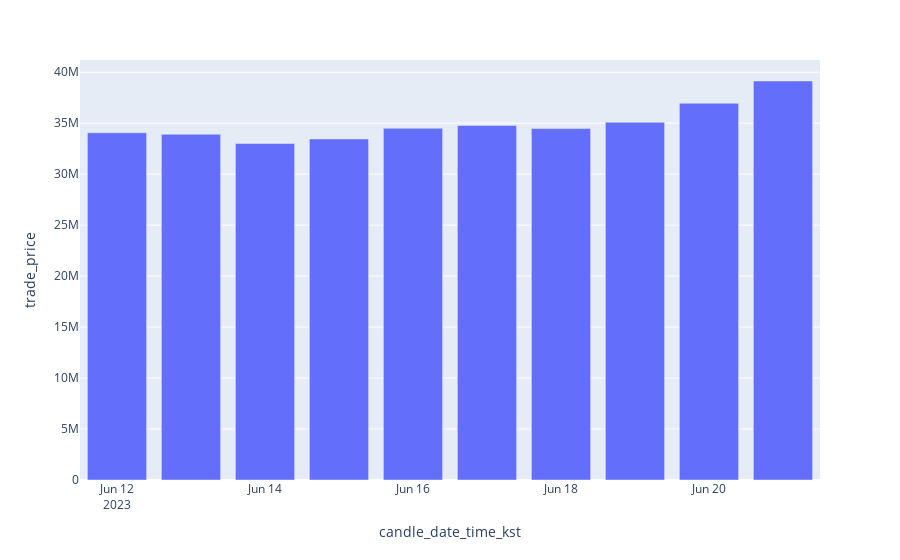

This figure's notebook cell:
### Code cell
fig = px.bar(my_df[my_df.market=='BTC'][-10:],
                x = 'candle_date_time_kst',
                y = 'trade_price')

plotly.offline.iplot(fig)
# = fig.show()

### Figure 1 — Plotly figure (JSON) as saved in the notebook; plotly's stock layout.template omitted (floating-point values rounded to 4 significant figures)
{"data": [{"alignmentgroup": "True", "hovertemplate": "candle_date_time_kst=%{x}<br>trade_price=%{y}<extra></extra>", "legendgroup": "", "marker": {"color": "#636efa", "pattern": {"shape": ""}}, "name": "", "offsetgroup": "", "orientation": "v", "showlegend": false, "textposition": "auto", "type": "bar", "x": ["2023-06-21", "2023-06-20", "2023-06-19", "2023-06-18", "2023-06-17", "2023-06-16", "2023-06-15", "2023-06-14", "2023-06-13", "2023-06-12"], "xaxis": "x", "y": [39135000, 36946000, 35092000, 34466000, 34780000, 34501000, 33449000, 33007000, 33913000, 34059000], "yaxis": "y"}], "layout": {"barmode": "relative", "legend": {"tracegroupgap": 0}, "margin": {"t": 60}, "xaxis": {"anchor": "y", "domain": [0, 1], "title": {"text": "candle_date_time_kst"}}, "yaxis": {"anchor": "x", "domain": [0, 1], "title": {"text": "trade_price"}}}}
